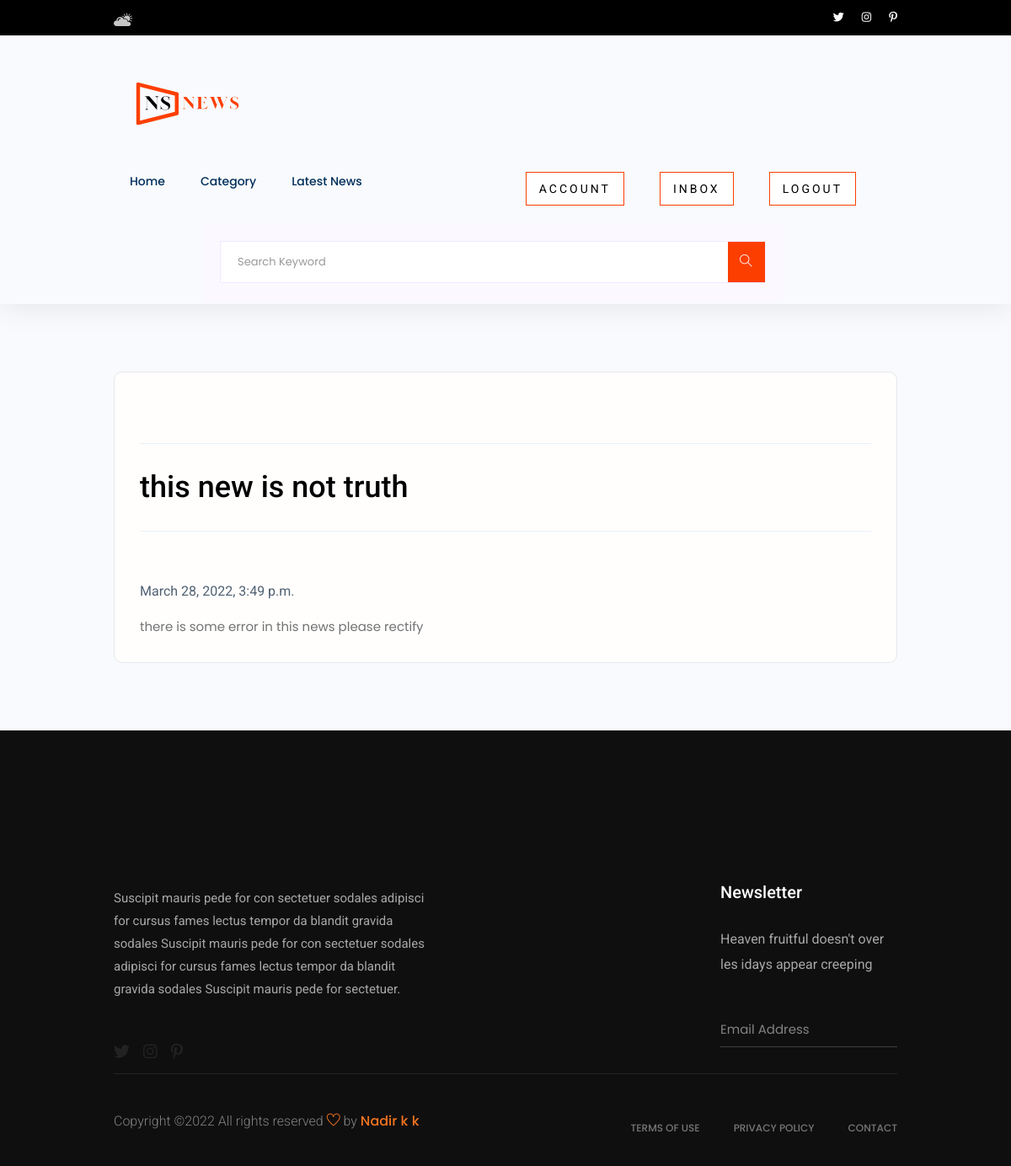
Page /user/message/ed9631154c9b474aae9e2eb767f16771/ (signed in) on the committed database.
### user/models.py (models this page shows, shortened)
class Message(models.Model):
    sender = models.ForeignKey(
        Profile, on_delete=models.SET_NULL, null=True, blank=True)
    recipient = models.ForeignKey(
        Profile, on_delete=models.SET_NULL, null=True, blank=True, related_name="messages")
    name = models.CharField(max_length=200, null=True, blank=True)
    email = models.EmailField(max_length=200, null=True, blank=True)
    subject = models.CharField(max_length=200, null=True, blank=True)
    body = models.TextField()
    is_read = models.BooleanField(default=False, null=True)
    created = models.DateTimeField(auto_now_add=True)
    id = models.UUIDField(default=uuid.uuid4, unique=True,
                          primary_key=True, editable=False)
    class Meta:
        ordering = ['is_read', '-created']

### user/views.py (the view)
# urls.py: path('message/<str:pk>/', views.viewMessage, name="message"),
@login_required(login_url='login')
def viewMessage(request, pk):
    profile = request.user.profile
    message = profile.messages.get(id=pk)
    if message.is_read == False:
        message.is_read = True
        message.save()
    context = {'message': message}
    return render(request, 'user/message.html', context)

### user/templates/user/message.html (shortened to what this page needs)
{% extends 'main.html' %}
{% block content %}
<div class="container">
  <main class="messagePage my-xl">
  <div class="content-box">
    <div class="card"style="padding: 30px">
      <div class="message">
        <hr>
      <h2 class="message__subject">{{message.subject}}</h4>
        <hr>
        {% if message.sender %}
        <a href="{% url 'profile' message.sender.id  %}" class="message__author">{{message.name}}</a>
        {% else %}
        <p class="message__author">{{message.name}}</p>
        {% endif %}
        <p class="message__date">{{message.created}}</p>
        <div class="message__body">{{message.body|linebreaksbr}}</div>
    </div>
    </div>
  </div>
</main>
</div>
{% endblock content %}

### static/uikit/styles/modules/_variables.css (style rules this page uses)
:root { --color-main: #5aa5b9; --color-main-light: #e6faff; --color-sub: #3f4156; --color-sub-light: #51546e; --color-sub-lighter: #ededfd; --color-text: #737373; --color-gray: #8b8b8b; --color-light: #e5e7eb; --color-light-gray: #767676; --color-bg: #f8fafd; --color-white: #fffefd; --color-white-light: #f3f3f3; --color-success: #359e64; --color-success-bg: #def8e8; --color-error: #fc4b0b; --color-error-bg: #fff2ee; --font-base: 'Poppins', arial, helvetica, 'Segoe UI', roboto, ubuntu, sans-serif; --font-monospace: 'Fira Code', 'Courier New', courier, monospace; --font-regular: 300; --font-medium: 500; --font-bold: 700; --generic-shadow: 1px 1px 5px #00000010; --generic-transition: all 0.3s ease-in-out; }

### static/uikit/styles/modules/_base.css (style rules this page uses)
* { margin: 0; padding: 0; box-sizing: border-box; text-rendering: optimizeLegibility; color: inherit; font-size: inherit; }
html { font-size: 50%; }
@media only screen and (min-width: 480px) { html { font-size: 56.25%; } }
@media only screen and (min-width: 1200px) { html { font-size: 62.5%; } }
body { line-height: 1.6; font-weight: 400; font-size: 1.5rem; color: var(--color-text); background-color: var(--color-bg); min-height: 100vh; }

### static/uikit/styles/modules/_typography.css (style rules this page uses)
* { font-family: var(--font-base); }
h2 { font-size: 3.6rem; font-weight: var(--font-bold); }
p, span, strong { font-size: 1.6rem; color: var(--color-text); font-weight: var(--font-regular); }
a { padding-bottom: 2px; text-decoration: none; display: inline-block; color: var(--color-main); font-weight: var(--font-medium); }

### static/uikit/styles/modules/_utilities.css (style rules this page uses)
.container { width: 92%; max-width: 165rem; margin: 0 auto; box-sizing: border-box; }
@media screen and (min-width: 1000px) { .container { width: 90%; } }
@media screen and (min-width: 1200px) { .container { width: 80%; } }
.my-xl { margin: 8rem auto; }

### static/uikit/styles/modules/_card.css (style rules this page uses)
.card { border-radius: 1rem; background-color: var(--color-white); border: 1.5px solid var(--color-light); width: auto; height: auto; margin-top: 0.5rem; margin-bottom: 0.5rem; overflow: hidden; }

### rows in the picture
Message: subject "this new is not truth", created "March 28, 2022, 3:49 p.m.", body "there is some error in this news please rectify"
